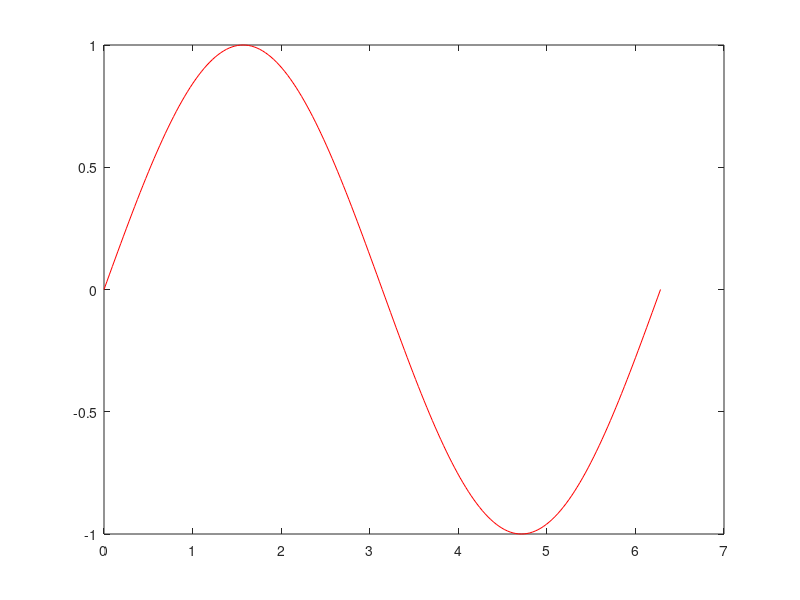

This figure's MATLAB source:
 %Matlab assessment part 1 
 x = (20-(3-(7^(2+1i*pi*cos(pi/3))))); %1
 v1 = transpose(1:10);  %2
 imag(x+(2+1i)*v1(5));  %3
 v2 = v1.^2;    %4 
 dot(v1,v2);    %5
 Matrix1 = randi([2 10], 15, 10);  %6 
 det(Matrix1(1:10,1:10));   %7
 sum(Matrix1(:)>5);      %8 
 max(Matrix1(:,3))       %9
 plot(0: pi/100: 2*pi, sin(0:pi/100:2*pi), 'r');   %10
 Matrix2 = (Matrix1(1:10,1:10))+ transpose(Matrix1(1:10,1:10));  %11
 max(eig(Matrix2))  %12
 trapz(2:1/1000:5, (1+(2:1/1000:5)).^2)   %13
